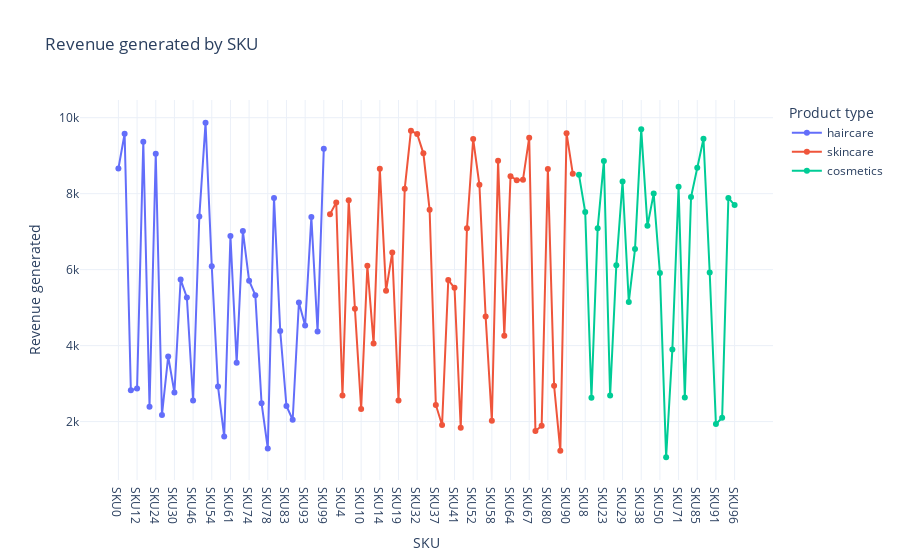

Source (notebook cell):
### Code cell
fig = px.line(data,x='SKU',y='Revenue generated',title="Revenue generated by SKU",color='Product type',markers=True)
fig.show()

### Figure 1 — Plotly figure (JSON) as saved in the notebook; plotly's stock layout.template omitted (floating-point values rounded to 4 significant figures)
{"data": [{"hovertemplate": "Product type=haircare<br>SKU=%{x}<br>Revenue generated=%{y}<extra></extra>", "legendgroup": "haircare", "line": {"color": "#636efa", "dash": "solid"}, "marker": {"symbol": "circle"}, "mode": "lines+markers", "name": "haircare", "orientation": "v", "showlegend": true, "type": "scatter", "x": ["SKU0", "SKU2", "SKU5", "SKU12", "SKU18", "SKU22", "SKU24", "SKU25", "SKU26", "SKU30", "SKU43", "SKU45", "SKU46", "SKU48", "SKU51", "SKU54", "SKU55", "SKU57", "SKU61", "SKU68", "SKU70", "SKU74", "SKU76", "SKU77", "SKU78", "SKU79", "SKU81", "SKU83", "SKU84", "SKU87", "SKU93", "SKU95", "SKU97", "SKU99"], "xaxis": "x", "y": [8662.0, 9578.0, 2828.0, 2874.0, 9365.0, 2391.0, 9049.0, 2175.0, 3716.0, 2766.0, 5737.0, 5268.0, 2557.0, 7397.0, 9866.0, 6088.0, 2926.0, 1606.0, 6886.0, 3550.0, 7015.0, 5710.0, 5328.0, 2484.0, 1292.0, 7889.0, 4384.0, 2412.0, 2048.0, 5134.0, 4531.0, 7386.0, 4371.0, 9185.0], "yaxis": "y"}, {"hovertemplate": "Product type=skincare<br>SKU=%{x}<br>Revenue generated=%{y}<extra></extra>", "legendgroup": "skincare", "line": {"color": "#EF553B", "dash": "solid"}, "marker": {"symbol": "circle"}, "mode": "lines+markers", "name": "skincare", "orientation": "v", "showlegend": true, "type": "scatter", "x": ["SKU1", "SKU3", "SKU4", "SKU6", "SKU9", "SKU10", "SKU11", "SKU13", "SKU14", "SKU15", "SKU16", "SKU19", "SKU20", "SKU31", "SKU32", "SKU34", "SKU36", "SKU37", "SKU39", "SKU40", "SKU41", "SKU42", "SKU47", "SKU52", "SKU53", "SKU56", "SKU58", "SKU60", "SKU63", "SKU64", "SKU65", "SKU66", "SKU67", "SKU69", "SKU75", "SKU80", "SKU82", "SKU86", "SKU90", "SKU98"], "xaxis": "x", "y": [7461.0, 7767.0, 2687.0, 7823.0, 4971.0, 2331.0, 6100.0, 4053.0, 8654.0, 5442.0, 6454.0, 2553.0, 8128.0, 9655.0, 9572.0, 9062.0, 7573.0, 2438.0, 1912.0, 5725.0, 5521.0, 1840.0, 7089.0, 9436.0, 8232.0, 4767.0, 2021.0, 8864.0, 4257.0, 8459.0, 8355.0, 8368.0, 9474.0, 1752.0, 1889.0, 8652.0, 2943.0, 1230.0, 9593.0, 8526.0], "yaxis": "y"}, {"hovertemplate": "Product type=cosmetics<br>SKU=%{x}<br>Revenue generated=%{y}<extra></extra>", "legendgroup": "cosmetics", "line": {"color": "#00cc96", "dash": "solid"}, "marker": {"symbol": "circle"}, "mode": "lines+markers", "name": "cosmetics", "orientation": "v", "showlegend": true, "type": "scatter", "x": ["SKU7", "SKU8", "SKU17", "SKU21", "SKU23", "SKU27", "SKU28", "SKU29", "SKU33", "SKU35", "SKU38", "SKU44", "SKU49", "SKU50", "SKU59", "SKU62", "SKU71", "SKU72", "SKU73", "SKU85", "SKU88", "SKU89", "SKU91", "SKU92", "SKU94", "SKU96"], "xaxis": "x", "y": [8496.0, 7517.0, 2629.0, 7087.0, 8858.0, 2686.0, 6117.0, 8319.0, 5150.0, 6541.0, 9692.0, 7152.0, 8002.0, 5911.0, 1062.0, 3900.0, 8180.0, 2633.0, 7911.0, 8685.0, 9445.0, 5925.0, 1935.0, 2100.0, 7888.0, 7698.0], "yaxis": "y"}], "layout": {"legend": {"title": {"text": "Product type"}, "tracegroupgap": 0}, "title": {"text": "Revenue generated by SKU"}, "xaxis": {"anchor": "y", "domain": [0, 1], "title": {"text": "SKU"}}, "yaxis": {"anchor": "x", "domain": [0, 1], "title": {"text": "Revenue generated"}}}}
